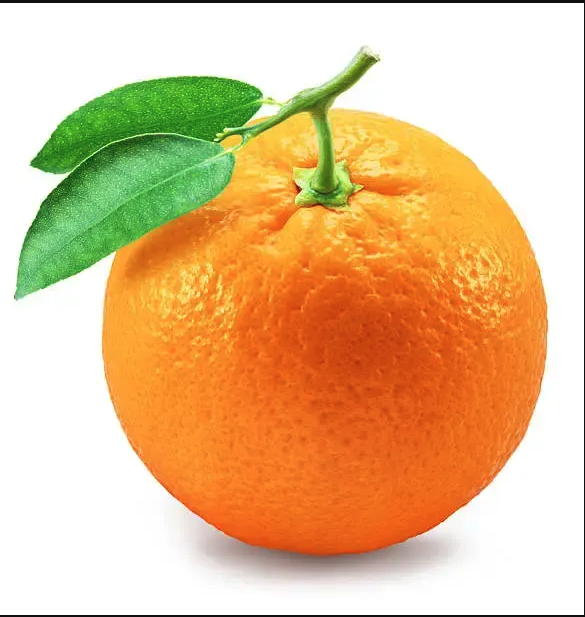
#> input picture lab5/test.png, 585 x 617 px
$ python lab3.py --reference ../lab5/test.png --image ../lab5/test.png --video ../lab5/test.png
#> lines starting #> are read from the running program, lines starting #| are printed output that depends on the picture; after the words box and inside, x2 and y2 are one past the last pixel; in counts of white or black regions, pixels touching at a corner belong together
import argparse
import sys

import cv2
import numpy as np


def build_detector(method: str):
    m = method.upper()
    if m == "ORB":
        return cv2.ORB_create(nfeatures=2000)
    if m == "BRISK":
        return cv2.BRISK_create()
    if m == "SIFT":
        return cv2.SIFT_create()
    raise ValueError(f"unknown method: {method}")


def build_matcher(method: str):
    m = method.upper()
    if m in ("ORB", "BRISK"):
        return cv2.BFMatcher(cv2.NORM_HAMMING, crossCheck=False)
    return cv2.BFMatcher(cv2.NORM_L2, crossCheck=False)


def extract(gray: np.ndarray, detector):
    kps, descs = detector.detectAndCompute(gray, None)
    return kps, descs


def good_matches(ref_desc: np.ndarray, frm_desc: np.ndarray, matcher, ratio: float = 0.75):
    if ref_desc is None or frm_desc is None:
        return []
    if len(ref_desc) < 2 or len(frm_desc) < 2:
        return []
    pairs = matcher.knnMatch(ref_desc, frm_desc, k=2)
    kept = []
    for pair in pairs:
        if len(pair) == 2:
            a, b = pair
            if a.distance < ratio * b.distance:
                kept.append(a)
    return kept


def locate(ref_kps, frm_kps, matches, ref_shape, min_matches: int = 15):
    if len(matches) < min_matches:
        return None, None

    src = np.float32([ref_kps[m.queryIdx].pt for m in matches]).reshape(-1, 1, 2)
    dst = np.float32([frm_kps[m.trainIdx].pt for m in matches]).reshape(-1, 1, 2)

    H, mask = cv2.findHomography(src, dst, cv2.RANSAC, 5.0)

    if H is None:
        return None, None

    inliers = int(mask.sum())
    if inliers < min_matches:
        return None, None

    h, w = ref_shape
    corners = np.float32([[0, 0], [w, 0], [w, h], [0, h]]).reshape(-1, 1, 2)
    projected = cv2.perspectiveTransform(corners, H)

    area = cv2.contourArea(projected)
    if area < 1000:
        return None, None

    return projected, mask


def draw_box(frame: np.ndarray, corners) -> np.ndarray:
    out = frame.copy()
    if corners is None:
        return out
    pts = np.int32(corners)
    cv2.polylines(out, [pts], True, (0, 255, 0), 2, cv2.LINE_AA)
    return out


def draw_kp_matches(ref_bgr, ref_kps, frm_bgr, frm_kps, matches, limit: int = 50):
    shown = sorted(matches, key=lambda m: m.distance)[:limit]
    return cv2.drawMatches(
        ref_bgr, ref_kps,
        frm_bgr, frm_kps,
        shown, None,
        flags=cv2.DrawMatchesFlags_NOT_DRAW_SINGLE_POINTS
    )


def put(img, text, pos, color=(220, 220, 220)):
    cv2.putText(img, text, pos, cv2.FONT_HERSHEY_SIMPLEX, 0.6, (0, 0, 0), 3, cv2.LINE_AA)
    cv2.putText(img, text, pos, cv2.FONT_HERSHEY_SIMPLEX, 0.6, color,  1, cv2.LINE_AA)


def process_image(ref_path: str, test_path: str, method: str):
    ref_bgr  = cv2.imread(ref_path)
    test_bgr = cv2.imread(test_path)

    if ref_bgr is None:
        print(f"ERROR: cannot open {ref_path}", file=sys.stderr); return
    if test_bgr is None:
        print(f"ERROR: cannot open {test_path}", file=sys.stderr); return

    detector = build_detector(method)
    matcher  = build_matcher(method)

    ref_kps,  ref_desc  = extract(cv2.cvtColor(ref_bgr,  cv2.COLOR_BGR2GRAY), detector)
    test_kps, test_desc = extract(cv2.cvtColor(test_bgr, cv2.COLOR_BGR2GRAY), detector)

    matches        = good_matches(ref_desc, test_desc, matcher)
    corners, _     = locate(ref_kps, test_kps, matches, ref_bgr.shape[:2])

    result     = draw_box(test_bgr, corners)
    match_vis  = draw_kp_matches(ref_bgr, ref_kps, test_bgr, test_kps, matches)

    found = corners is not None
    put(result, f"matches: {len(matches)}  {'FOUND' if found else 'NOT FOUND'}",
        (10, 30), (0, 255, 0) if found else (0, 0, 220))

    cv2.imshow("reference", ref_bgr)
    cv2.imshow("result",    result)
    cv2.imshow("matches",   match_vis)
    cv2.waitKey(0)
    cv2.destroyAllWindows()


def process_video(ref_path: str, video_path: str, method: str):
    ref_bgr = cv2.imread(ref_path)
    if ref_bgr is None:
        print(f"ERROR: cannot open {ref_path}", file=sys.stderr); return

    cap = cv2.VideoCapture(video_path)
    if not cap.isOpened():
        print(f"ERROR: cannot open {video_path}", file=sys.stderr); return

    detector = build_detector(method)
    matcher  = build_matcher(method)

    ref_gray = cv2.cvtColor(ref_bgr, cv2.COLOR_BGR2GRAY)
    ref_kps, ref_desc = extract(ref_gray, detector)

    fps   = cap.get(cv2.CAP_PROP_FPS)
    delay = int(1000 / fps) if fps and fps > 1 else 20

    while True:
        ok, frame = cap.read()
        if not ok:
            break

        frm_kps, frm_desc = extract(cv2.cvtColor(frame, cv2.COLOR_BGR2GRAY), detector)
        matches            = good_matches(ref_desc, frm_desc, matcher)
        corners, _         = locate(ref_kps, frm_kps, matches, ref_gray.shape)

        result = draw_box(frame, corners)
        found  = corners is not None
        put(result, f"matches: {len(matches)}  {'FOUND' if found else 'NOT FOUND'}",
            (10, 30), (0, 255, 0) if found else (0, 0, 220))

        cv2.imshow("tracking", result)
        if cv2.waitKey(delay) & 0xFF in (ord("q"), 27):
            break

    cap.release()
    cv2.destroyAllWindows()


def main():
    p = argparse.ArgumentParser()
    p.add_argument("--reference", required=True)
    p.add_argument("--image",  default=None)
    p.add_argument("--video",  default=None)
    p.add_argument("--method", default="ORB")
    args = p.parse_args()

    if args.image is None and args.video is None:
        print("ERROR: provide --image or --video", file=sys.stderr)
        return 1

    if args.image:
        process_image(args.reference, args.image, args.method)
#> in process_image, ref_bgr is the input picture: shape (617, 585, 3); mean B, G, R 144.1, 190.9, 227.6
#> in extract, `kps, descs = detector.detectAndCompute(gray, None)`: kps = 1759 keypoints; strongest (x, y, size): (216, 137, 31), (301, 189, 31), (300, 190, 37.2), (298, 189, 44.6)
#> in extract, `kps, descs = detector.detectAndCompute(gray, None)`:
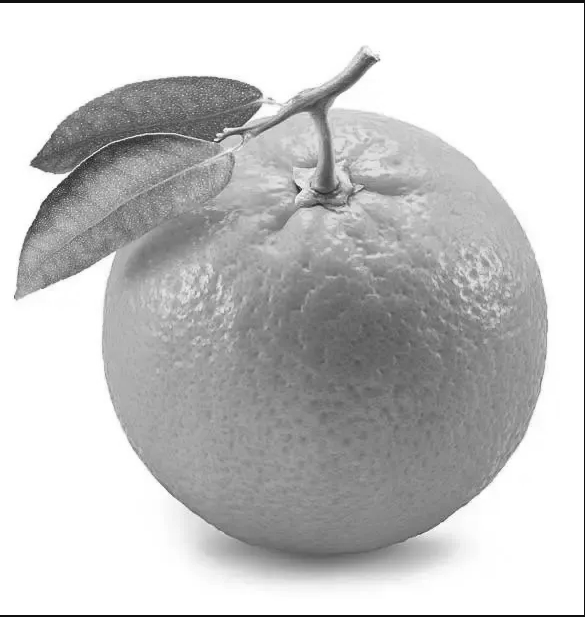
#> gray: shape (617, 585); min 16, max 255, mean 196.6
#> in process_image, `ref_kps,  ref_desc  = extract(cv2.cvtColor(ref_bgr,  cv2.COLOR_BGR2GRA..`: ref_kps has the same summary as kps in extract
#> in process_image, `test_kps, test_desc = extract(cv2.cvtColor(test_bgr, cv2.COLOR_BGR2GRA..`: test_kps has the same summary as kps in extract
#> in good_matches, `pairs = matcher.knnMatch(ref_desc, frm_desc, k=2)`: pairs = 1759 matches
#> in locate, `src = np.float32([ref_kps[m.queryIdx].pt for m in matches]).reshape(-1..`: src = 1759 rows, first 8: [364, 50], [351, 202], [336, 194], [364, 54], [338, 196], [368, 55], [351, 197], [372, 57]
#> in locate, `dst = np.float32([frm_kps[m.trainIdx].pt for m in matches]).reshape(-1..`: dst has the same summary as src
#> in locate, `H, mask = cv2.findHomography(src, dst, cv2.RANSAC, 5.0)`: H = [[1, 1.67e-16, 1.03e-13], [-9.5e-16, 1, 2.32e-13], [-4.21e-18, 2.86e-18, 1]]; mask = 1759 values from 1 to 1
#> in locate, `inliers = int(mask.sum())`: inliers = 1759
#> in locate, `projected = cv2.perspectiveTransform(corners, H)`: projected = [[1.03e-13, 2.32e-13], [585, -3.24e-13], [585, 617], [2.06e-13, 617]]
#> in locate, `area = cv2.contourArea(projected)`: area = 360945
#> in process_image, `corners, _     = locate(ref_kps, test_kps, matches, ref_bgr.shape[:2])`: corners has the same summary as projected in locate
#> in draw_box, `pts = np.int32(corners)`: pts = [[0, 0], [585, 0], [585, 617], [0, 617]]
#> in draw_box, `cv2.polylines(out, [pts], True, (0, 255, 0), 2, cv2.LINE_AA)`:
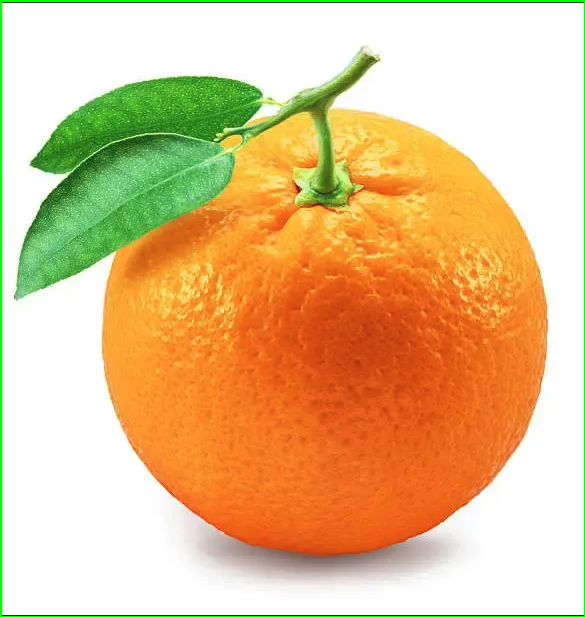
#> out: shape (617, 585, 3); 1.66% of pixels changed, all inside (x1, y1, x2, y2) = (0, 0, 585, 617)
#> in draw_kp_matches, `shown = sorted(matches, key=lambda m: m.distance)[:limit]`: shown = 50 matches
#> in draw_kp_matches, `return cv2.drawMatches( ref_bgr, ref_kps, frm_bgr, frm_kps, shown, Non..`:
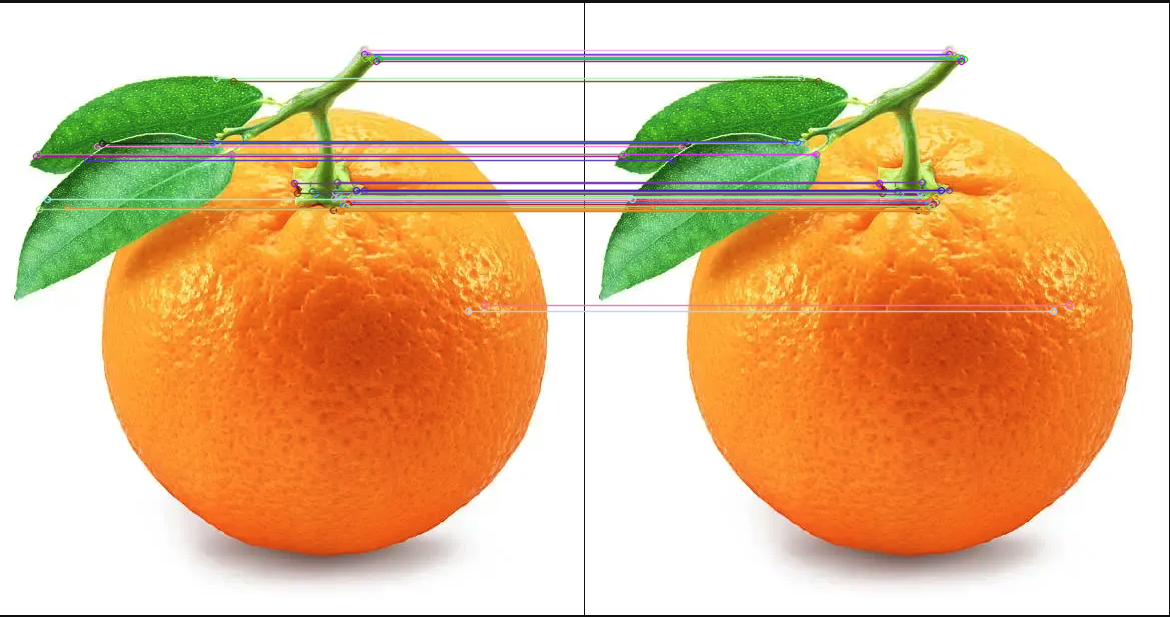
#> returned value: shape (617, 1170, 3); mean of channels 0, 1, 2 144.1, 187.8, 225.6; drawn as B, G, R
#> in process_image, `found = corners is not None`: found = True
#> in put, `cv2.putText(img, text, pos, cv2.FONT_HERSHEY_SIMPLEX, 0.6, color,  1, ..`:
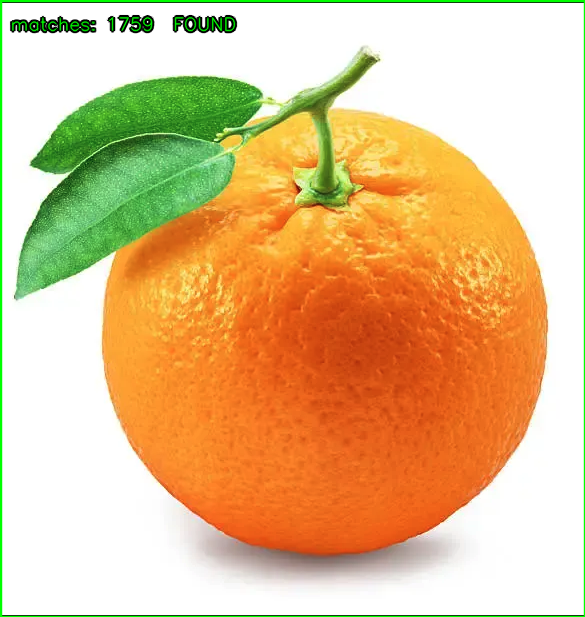
#> img: shape (617, 585, 3); mean B, G, R 141.2, 191.3, 224.7
    if args.video:
        process_video(args.reference, args.video, args.method)
#> in process_video, `ref_kps, ref_desc = extract(ref_gray, detector)`: ref_kps has the same summary as kps in extract
#> in process_video, `frm_kps, frm_desc = extract(cv2.cvtColor(frame, cv2.COLOR_BGR2GRAY), d..`: frm_kps has the same summary as kps in extract
#> in process_video, `matches            = good_matches(ref_desc, frm_desc, matcher)`: matches = 1759 matches
#> in process_video, `corners, _         = locate(ref_kps, frm_kps, matches, ref_gray.shape)`: corners has the same summary as projected in locate
#> in process_video, `found  = corners is not None`: found = True
#> (key q is pressed here)

    return 0


if __name__ == "__main__":
    raise SystemExit(main())
#> (the program exits here)
